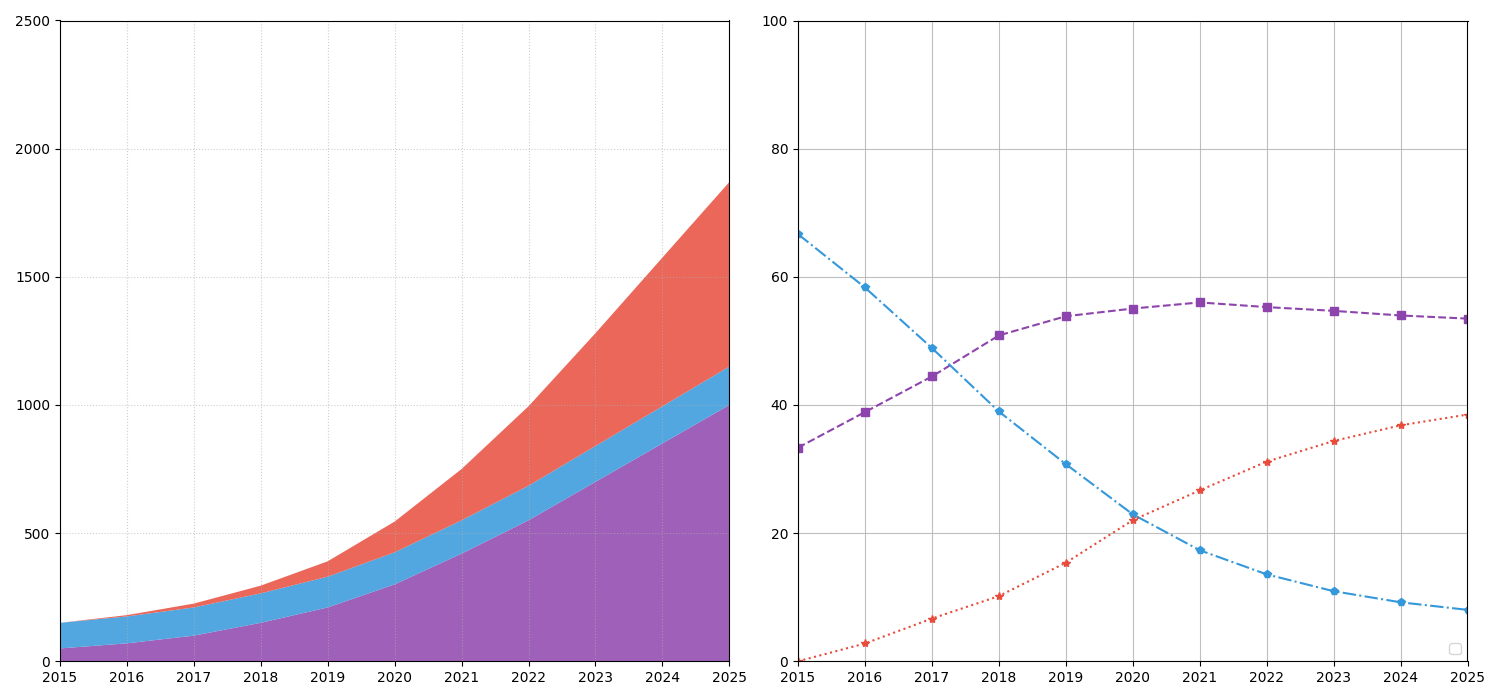

This figure's Python source:
import matplotlib.pyplot as plt
import numpy as np

years = np.arange(2015, 2026)
solar = np.array([50, 70, 100, 150, 210, 300, 420, 550, 700, 850, 1000])
hydro = np.array([100, 105, 110, 115, 120, 125, 130, 135, 140, 145, 150])
battery_storage = np.array([0, 5, 15, 30, 60, 120, 200, 310, 440, 580, 720])

total_consumption = solar + hydro + battery_storage
solar_share = (solar / total_consumption) * 100
hydro_share = (hydro / total_consumption) * 100
battery_storage_share = (battery_storage / total_consumption) * 100

fig, axs = plt.subplots(1, 2, figsize=(15, 7))

axs[0].stackplot(years, solar, hydro, battery_storage, colors=['#8E44AD', '#3498DB', '#E74C3C'], alpha=0.85)
axs[0].legend(loc='upper right', frameon=False)
axs[0].grid(True, linestyle=':', alpha=0.6)
axs[0].set_xticks(years)
axs[0].set_xlim(2015, 2025)
axs[0].set_ylim(0, 2500)

axs[1].plot(years, solar_share, color='#8E44AD', marker='s', linestyle='--')
axs[1].plot(years, hydro_share, color='#3498DB', marker='p', linestyle='-.')
axs[1].plot(years, battery_storage_share, color='#E74C3C', marker='*', linestyle=':')
axs[1].legend(loc='lower right', frameon=True)
axs[1].grid(True, linestyle='-', alpha=0.8)
axs[1].set_xticks(years)
axs[1].set_xlim(2015, 2025)
axs[1].set_ylim(0, 100)

plt.tight_layout()
plt.show()
